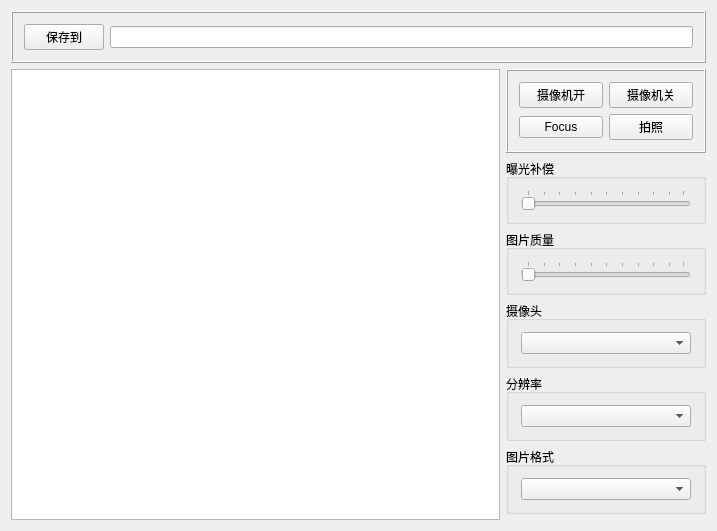
<?xml version="1.0" encoding="UTF-8"?>
<ui version="4.0">
 <class>Camera</class>
 <widget class="QWidget" name="Camera">
  <property name="geometry">
   <rect>
    <x>0</x>
    <y>0</y>
    <width>717</width>
    <height>522</height>
   </rect>
  </property>
  <property name="windowTitle">
   <string>Camera</string>
  </property>
  <layout class="QGridLayout" name="gridLayout_5">
   <item row="1" column="0" rowspan="8">
    <widget class="QGraphicsView" name="graphicsView"/>
   </item>
   <item row="8" column="1">
    <spacer name="verticalSpacer">
     <property name="orientation">
      <enum>Qt::Vertical</enum>
     </property>
     <property name="sizeHint" stdset="0">
      <size>
       <width>20</width>
       <height>40</height>
      </size>
     </property>
    </spacer>
   </item>
   <item row="5" column="1">
    <widget class="QGroupBox" name="groupBox_2">
     <property name="maximumSize">
      <size>
       <width>200</width>
       <height>16777215</height>
      </size>
     </property>
     <property name="title">
      <string>分辨率</string>
     </property>
     <property name="flat">
      <bool>true</bool>
     </property>
     <layout class="QGridLayout" name="gridLayout_3">
      <item row="0" column="0">
       <widget class="QComboBox" name="comboBox_Resolution">
        <property name="minimumSize">
         <size>
          <width>170</width>
          <height>0</height>
         </size>
        </property>
        <property name="maximumSize">
         <size>
          <width>170</width>
          <height>16777215</height>
         </size>
        </property>
       </widget>
      </item>
     </layout>
    </widget>
   </item>
   <item row="4" column="1">
    <widget class="QGroupBox" name="groupBox">
     <property name="maximumSize">
      <size>
       <width>200</width>
       <height>16777215</height>
      </size>
     </property>
     <property name="title">
      <string>摄像头</string>
     </property>
     <property name="flat">
      <bool>true</bool>
     </property>
     <property name="checkable">
      <bool>false</bool>
     </property>
     <layout class="QGridLayout" name="gridLayout_2">
      <item row="0" column="0">
       <widget class="QComboBox" name="comboBox_CameraDevice">
        <property name="minimumSize">
         <size>
          <width>170</width>
          <height>0</height>
         </size>
        </property>
        <property name="maximumSize">
         <size>
          <width>170</width>
          <height>16777215</height>
         </size>
        </property>
       </widget>
      </item>
     </layout>
    </widget>
   </item>
   <item row="6" column="1">
    <widget class="QGroupBox" name="groupBox_3">
     <property name="maximumSize">
      <size>
       <width>200</width>
       <height>16777215</height>
      </size>
     </property>
     <property name="title">
      <string>图片格式</string>
     </property>
     <property name="flat">
      <bool>true</bool>
     </property>
     <layout class="QGridLayout" name="gridLayout_4">
      <item row="0" column="0">
       <widget class="QComboBox" name="comboBox_Codec">
        <property name="minimumSize">
         <size>
          <width>170</width>
          <height>0</height>
         </size>
        </property>
        <property name="maximumSize">
         <size>
          <width>170</width>
          <height>16777215</height>
         </size>
        </property>
       </widget>
      </item>
     </layout>
    </widget>
   </item>
   <item row="1" column="1">
    <widget class="QFrame" name="frame">
     <property name="maximumSize">
      <size>
       <width>200</width>
       <height>16777215</height>
      </size>
     </property>
     <property name="frameShape">
      <enum>QFrame::Box</enum>
     </property>
     <property name="frameShadow">
      <enum>QFrame::Raised</enum>
     </property>
     <layout class="QGridLayout" name="gridLayout">
      <item row="0" column="0">
       <widget class="QPushButton" name="pushButton_CameraOn">
        <property name="minimumSize">
         <size>
          <width>0</width>
          <height>0</height>
         </size>
        </property>
        <property name="maximumSize">
         <size>
          <width>16777215</width>
          <height>16777215</height>
         </size>
        </property>
        <property name="text">
         <string>摄像机开</string>
        </property>
       </widget>
      </item>
      <item row="0" column="1">
       <widget class="QPushButton" name="pushButton_CameraOff">
        <property name="minimumSize">
         <size>
          <width>0</width>
          <height>0</height>
         </size>
        </property>
        <property name="maximumSize">
         <size>
          <width>16777215</width>
          <height>16777215</height>
         </size>
        </property>
        <property name="text">
         <string>摄像机关</string>
        </property>
       </widget>
      </item>
      <item row="1" column="0">
       <widget class="QPushButton" name="pushButton_Focus">
        <property name="minimumSize">
         <size>
          <width>0</width>
          <height>0</height>
         </size>
        </property>
        <property name="maximumSize">
         <size>
          <width>16777215</width>
          <height>16777215</height>
         </size>
        </property>
        <property name="text">
         <string>Focus</string>
        </property>
       </widget>
      </item>
      <item row="1" column="1">
       <widget class="QPushButton" name="pushButton_Shot">
        <property name="minimumSize">
         <size>
          <width>0</width>
          <height>0</height>
         </size>
        </property>
        <property name="maximumSize">
         <size>
          <width>16777215</width>
          <height>16777215</height>
         </size>
        </property>
        <property name="text">
         <string>拍照</string>
        </property>
       </widget>
      </item>
     </layout>
    </widget>
   </item>
   <item row="0" column="0" colspan="2">
    <widget class="QFrame" name="frame_4">
     <property name="maximumSize">
      <size>
       <width>16777215</width>
       <height>16777215</height>
      </size>
     </property>
     <property name="frameShape">
      <enum>QFrame::Box</enum>
     </property>
     <property name="frameShadow">
      <enum>QFrame::Raised</enum>
     </property>
     <layout class="QHBoxLayout" name="horizontalLayout_3">
      <item>
       <widget class="QPushButton" name="pushButton_FindSavePath">
        <property name="text">
         <string>保存到</string>
        </property>
       </widget>
      </item>
      <item>
       <widget class="QLineEdit" name="lineEdit_SavePath"/>
      </item>
     </layout>
    </widget>
   </item>
   <item row="2" column="1">
    <widget class="QGroupBox" name="groupBox_2">
     <property name="maximumSize">
      <size>
       <width>200</width>
       <height>16777215</height>
      </size>
     </property>
     <property name="title">
      <string>曝光补偿</string>
     </property>
     <property name="flat">
      <bool>true</bool>
     </property>
     <layout class="QHBoxLayout" name="horizontalLayout">
      <item>
       <widget class="QSlider" name="horizontalSlider_exposureCompensation">
        <property name="minimumSize">
         <size>
          <width>170</width>
          <height>0</height>
         </size>
        </property>
        <property name="maximumSize">
         <size>
          <width>170</width>
          <height>16777215</height>
         </size>
        </property>
        <property name="contextMenuPolicy">
         <enum>Qt::NoContextMenu</enum>
        </property>
        <property name="orientation">
         <enum>Qt::Horizontal</enum>
        </property>
        <property name="tickPosition">
         <enum>QSlider::TicksAbove</enum>
        </property>
       </widget>
      </item>
     </layout>
    </widget>
   </item>
   <item row="3" column="1">
    <widget class="QGroupBox" name="groupBox_3">
     <property name="maximumSize">
      <size>
       <width>200</width>
       <height>16777215</height>
      </size>
     </property>
     <property name="title">
      <string>图片质量</string>
     </property>
     <property name="flat">
      <bool>true</bool>
     </property>
     <layout class="QHBoxLayout" name="horizontalLayout_2">
      <item>
       <widget class="QSlider" name="horizontalSlider_Quality">
        <property name="minimumSize">
         <size>
          <width>170</width>
          <height>0</height>
         </size>
        </property>
        <property name="maximumSize">
         <size>
          <width>170</width>
          <height>16777215</height>
         </size>
        </property>
        <property name="contextMenuPolicy">
         <enum>Qt::NoContextMenu</enum>
        </property>
        <property name="orientation">
         <enum>Qt::Horizontal</enum>
        </property>
        <property name="tickPosition">
         <enum>QSlider::TicksAbove</enum>
        </property>
       </widget>
      </item>
     </layout>
    </widget>
   </item>
  </layout>
 </widget>
 <layoutdefault spacing="6" margin="11"/>
 <resources/>
 <connections>
  <connection>
   <sender>pushButton_FindSavePath</sender>
   <signal>clicked()</signal>
   <receiver>Camera</receiver>
   <slot>OnFindSavePath()</slot>
   <hints>
    <hint type="sourcelabel">
     <x>72</x>
     <y>30</y>
    </hint>
    <hint type="destinationlabel">
     <x>109</x>
     <y>3</y>
    </hint>
   </hints>
  </connection>
  <connection>
   <sender>pushButton_CameraOn</sender>
   <signal>clicked()</signal>
   <receiver>Camera</receiver>
   <slot>OnCameraPowerOn()</slot>
   <hints>
    <hint type="sourcelabel">
     <x>569</x>
     <y>80</y>
    </hint>
    <hint type="destinationlabel">
     <x>450</x>
     <y>56</y>
    </hint>
   </hints>
  </connection>
  <connection>
   <sender>pushButton_CameraOff</sender>
   <signal>clicked()</signal>
   <receiver>Camera</receiver>
   <slot>OnCameraPowerOff()</slot>
   <hints>
    <hint type="sourcelabel">
     <x>665</x>
     <y>79</y>
    </hint>
    <hint type="destinationlabel">
     <x>691</x>
     <y>58</y>
    </hint>
   </hints>
  </connection>
  <connection>
   <sender>pushButton_Focus</sender>
   <signal>clicked()</signal>
   <receiver>Camera</receiver>
   <slot>OnFocus()</slot>
   <hints>
    <hint type="sourcelabel">
     <x>552</x>
     <y>114</y>
    </hint>
    <hint type="destinationlabel">
     <x>504</x>
     <y>103</y>
    </hint>
   </hints>
  </connection>
  <connection>
   <sender>pushButton_Shot</sender>
   <signal>clicked()</signal>
   <receiver>Camera</receiver>
   <slot>OnShot()</slot>
   <hints>
    <hint type="sourcelabel">
     <x>646</x>
     <y>112</y>
    </hint>
    <hint type="destinationlabel">
     <x>712</x>
     <y>108</y>
    </hint>
   </hints>
  </connection>
  <connection>
   <sender>horizontalSlider_exposureCompensation</sender>
   <signal>valueChanged(int)</signal>
   <receiver>Camera</receiver>
   <slot>OnValueChanged_ExposureCompensation(int)</slot>
   <hints>
    <hint type="sourcelabel">
     <x>602</x>
     <y>175</y>
    </hint>
    <hint type="destinationlabel">
     <x>506</x>
     <y>171</y>
    </hint>
   </hints>
  </connection>
  <connection>
   <sender>horizontalSlider_Quality</sender>
   <signal>valueChanged(int)</signal>
   <receiver>Camera</receiver>
   <slot>OnValueChanged_Quality(int)</slot>
   <hints>
    <hint type="sourcelabel">
     <x>556</x>
     <y>251</y>
    </hint>
    <hint type="destinationlabel">
     <x>505</x>
     <y>242</y>
    </hint>
   </hints>
  </connection>
  <connection>
   <sender>comboBox_CameraDevice</sender>
   <signal>currentIndexChanged(QString)</signal>
   <receiver>Camera</receiver>
   <slot>OnSelectedChanged_CameraDevice(QString)</slot>
   <hints>
    <hint type="sourcelabel">
     <x>548</x>
     <y>309</y>
    </hint>
    <hint type="destinationlabel">
     <x>504</x>
     <y>302</y>
    </hint>
   </hints>
  </connection>
  <connection>
   <sender>comboBox_Resolution</sender>
   <signal>currentIndexChanged(QString)</signal>
   <receiver>Camera</receiver>
   <slot>OnSelectedChanged_Resolution(QString)</slot>
   <hints>
    <hint type="sourcelabel">
     <x>565</x>
     <y>362</y>
    </hint>
    <hint type="destinationlabel">
     <x>507</x>
     <y>358</y>
    </hint>
   </hints>
  </connection>
  <connection>
   <sender>comboBox_Codec</sender>
   <signal>currentIndexChanged(QString)</signal>
   <receiver>Camera</receiver>
   <slot>OnSelectedChanged_Codec(QString)</slot>
   <hints>
    <hint type="sourcelabel">
     <x>547</x>
     <y>412</y>
    </hint>
    <hint type="destinationlabel">
     <x>504</x>
     <y>418</y>
    </hint>
   </hints>
  </connection>
 </connections>
 <slots>
  <slot>OnFindSavePath()</slot>
  <slot>OnCameraPowerOn()</slot>
  <slot>OnCameraPowerOff()</slot>
  <slot>OnFocus()</slot>
  <slot>OnShot()</slot>
  <slot>OnValueChanged_ExposureCompensation(int)</slot>
  <slot>OnValueChanged_Quality(int)</slot>
  <slot>OnSelectedChanged_CameraDevice(QString)</slot>
  <slot>OnSelectedChanged_Resolution(QString)</slot>
  <slot>OnSelectedChanged_Codec(QString)</slot>
 </slots>
</ui>
